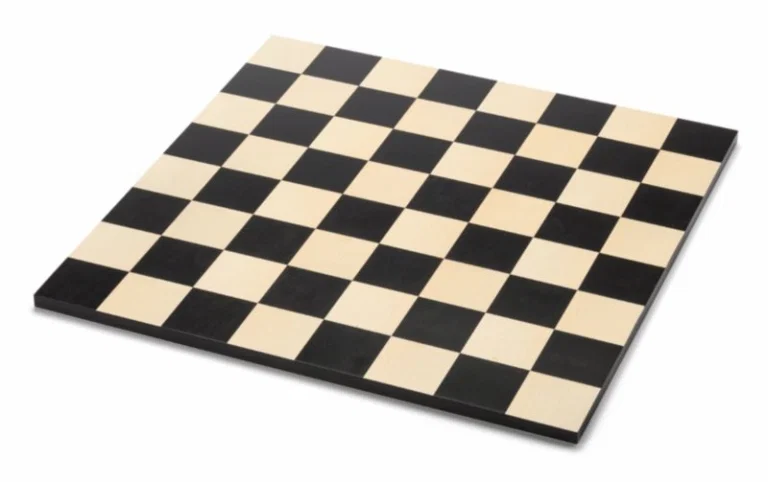
#> input picture Photos/chess.png, 768 x 482 px
$ python HarrisCornerDetect.py
#> lines starting #> are read from the running program, lines starting #| are printed output that depends on the picture; after the words box and inside, x2 and y2 are one past the last pixel; in counts of white or black regions, pixels touching at a corner belong together
#> further down, img is the input picture: shape (482, 768, 3); mean B, G, R 188.9, 195.8, 200.5
import cv2
import numpy as np

def detect_corner(img, blockSize=2, ksize=3, k=0.04, threshold=0.1):

#> called with blockSize = 2, ksize = 5, k = 0.04, threshold = 0.15
    gray = cv2.cvtColor(img, cv2.COLOR_BGR2GRAY)
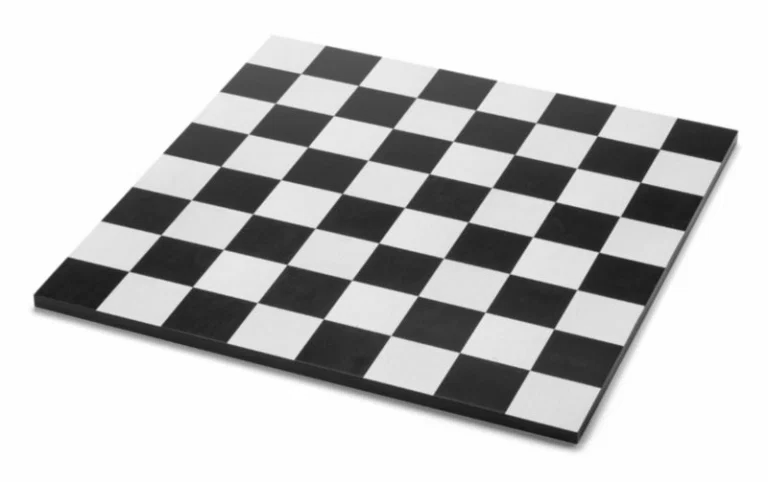
#> gray: shape (482, 768); min 19, max 255, mean 196.4

    gray = np.float32(gray)
    dst = cv2.cornerHarris(gray, blockSize, ksize, k)
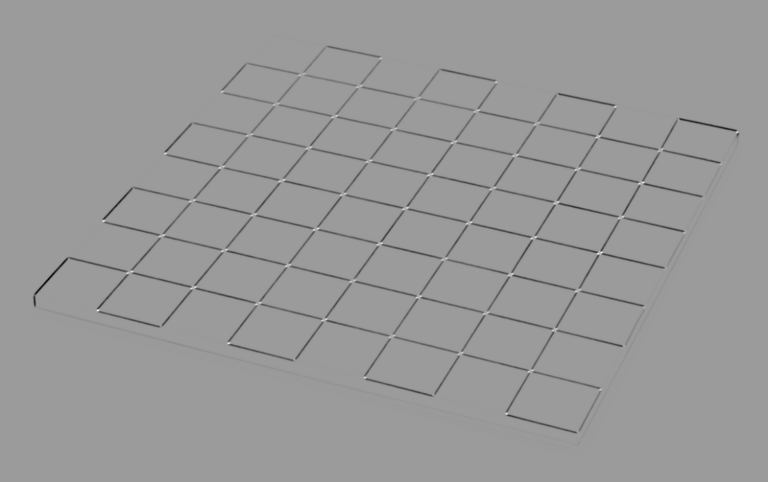
#> dst: shape (482, 768) float32; min -2.85e+09, max 1.84e+09, mean -37267124; drawn with min black and max white

    dst = cv2.dilate(dst, None)
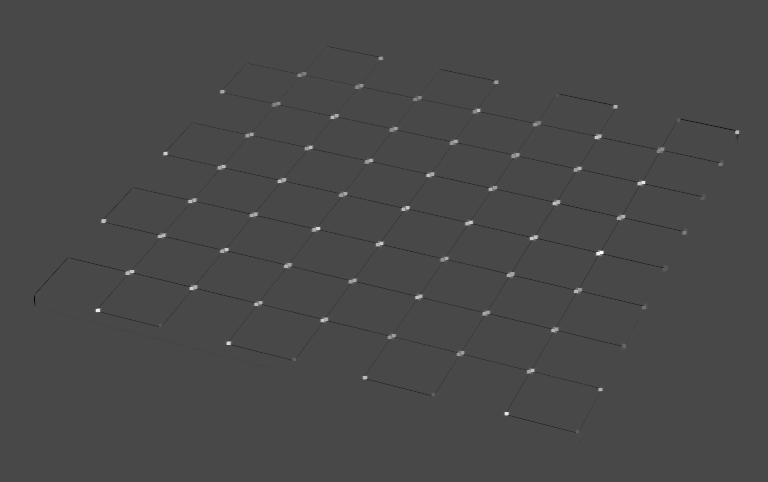
#> dst: shape (482, 768) float32; min -738240192, max 1.84e+09, mean 1546623.6; drawn with min black and max white
    img[dst > threshold * dst.max()] = [255, 0, 0]
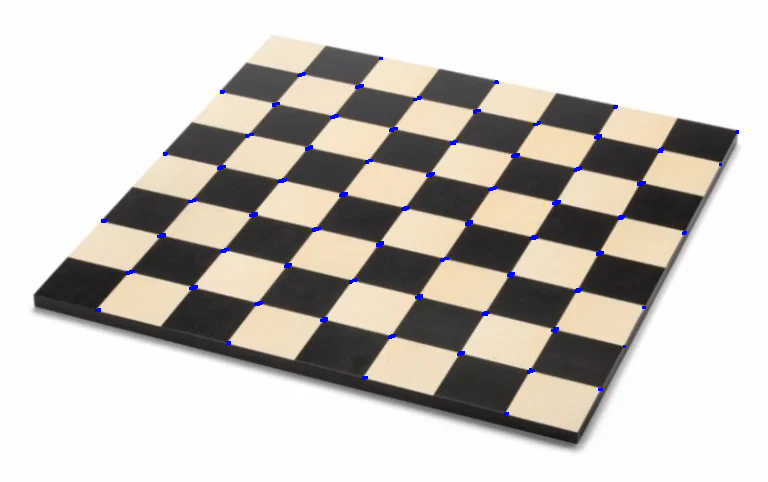
#> img: shape (482, 768, 3); 0.53% of pixels changed, all inside (x1, y1, x2, y2) = (95, 57, 739, 416)
    return img


img = cv2.imread("../Photos/chess.png")
out_path = detect_corner(img, blockSize=2, ksize=5, k=0.04, threshold=0.15)

cv2.imshow('dst', out_path)

if cv2.waitKey(0) & 0xff == 27:
#> (key Esc is pressed here)
    cv2.destroyAllWindows()
